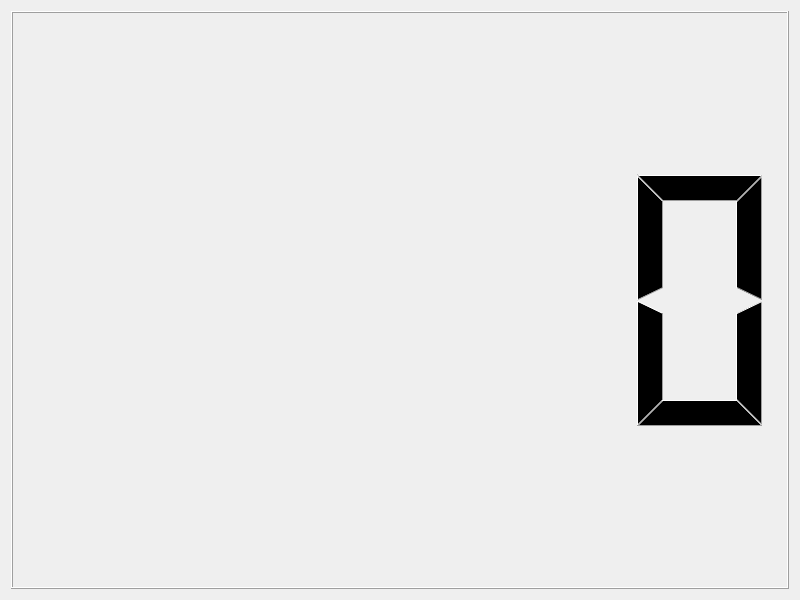
<?xml version="1.0" encoding="UTF-8"?>
<ui version="4.0">
 <class>Widget</class>
 <widget class="QWidget" name="Widget">
  <property name="geometry">
   <rect>
    <x>0</x>
    <y>0</y>
    <width>800</width>
    <height>600</height>
   </rect>
  </property>
  <property name="windowTitle">
   <string>Widget</string>
  </property>
  <layout class="QGridLayout" name="gridLayout">
   <item row="4" column="1">
    <widget class="QLCDNumber" name="lcdNumber"/>
   </item>
  </layout>
 </widget>
 <resources/>
 <connections/>
</ui>
